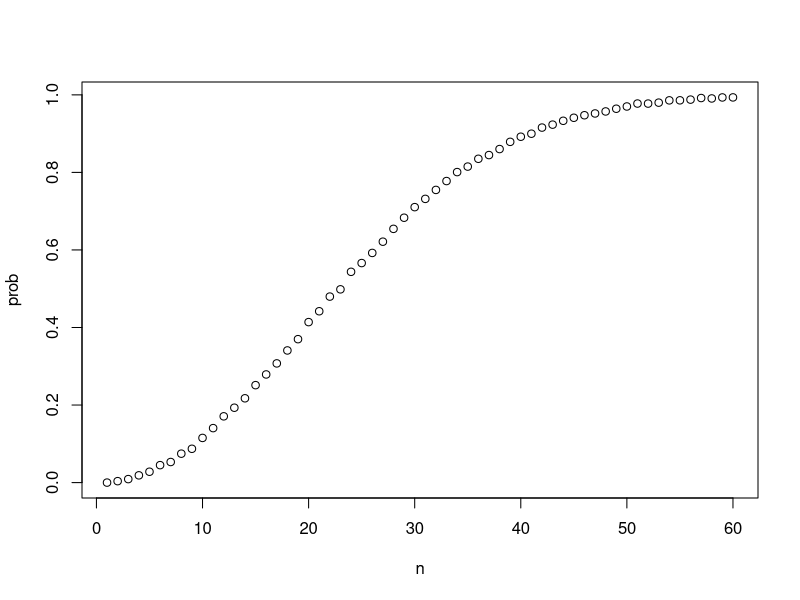
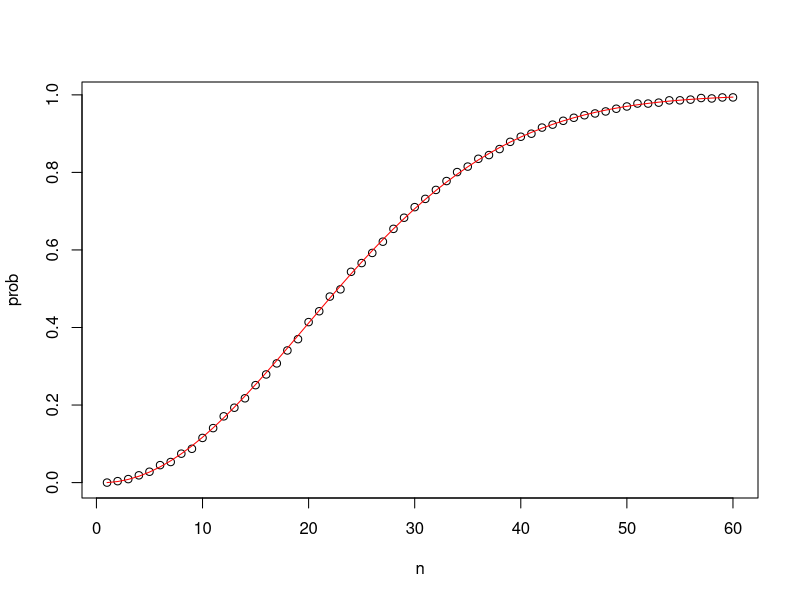
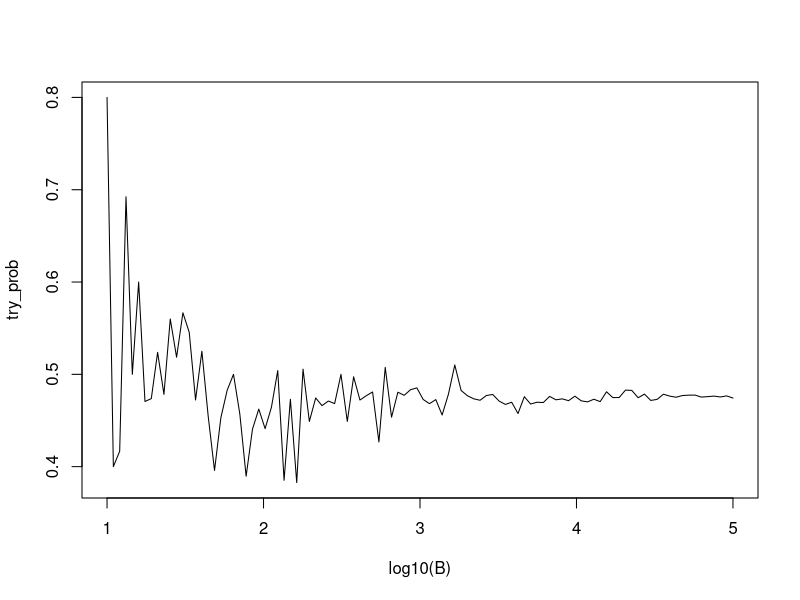

Here is the R script that generated these plots, in order:
library(gtools)
library(tidyverse)
library(dslabs)


# setting the random seed
set.seed(1, sample.kind = "Rounding")

#### Monte Carlo simulations ####
beads <- rep(c("red", "blue"), times=c(2,3))
sample(beads, 1)
B <- 1000
events <- replicate(B, sample(beads, 1))
tab <- table(events)
prop.table(tab)

# with replacement
ev2 <- sample(beads, 1000, replace = TRUE)
prop.table(table(ev2))


#### Combination and permutation ####
suits <- c("Diamonds", "Clubs", "Hearts", "Spades")
numbers <- c("Ace", "Deuce", "Three", "Four", "Five", "Six", "Seven", "Eight", "Nine", "Ten", "Jack", "Queen", "King")
decks <- expand.grid(number = numbers, suit = suits)
decks <- paste(decks$number, decks$suit)

kings <- paste("King", suits)
mean(decks %in% kings)

hands <- permutations(52, 2, v = decks)
first_card <- hands[,1]
second_card <- hands[,2]
sum(first_card %in% kings)
sum(first_card %in% kings & second_card %in% kings) / sum(first_card %in% kings)
mean(first_card %in% kings & second_card %in% kings) / mean(first_card %in% kings)


aces <- paste("Ace", suits)

facecard <- c("King", "Queen", "Jack", "Ten")
facecard <- expand.grid(number = facecard, suit = suits)
facecard <- paste(facecard$number, facecard$suit)

hands_c <- combinations(52, 2, v = decks)
mean(hands_c[,1] %in% aces & hands_c[,2] %in% facecard |
     hands_c[,1] %in% facecard & hands_c[,2] %in% aces)

hand <- sample(decks, 2)
(hand[1] %in% aces & hand[2] %in% facecard |
    hand [1] %in% facecard & hand[2] %in% aces)

blackjack <- function(){
  hand <- sample(decks, 2)
  (hand[1] %in% aces & hand[2] %in% facecard |
    hand [1] %in% facecard & hand[2] %in% aces)
}
blackjack()
B <- 10000
results <- replicate(B, blackjack())
mean(results)

#### Birthday problem ####
# checking for duplicate birthdays in a group of 50 ppl
n <- 50
bdays <- sample(1:365, n, replace = TRUE)
any(duplicated(bdays))

# Monte Carlo simulation with B=10000 replicates
B <- 10000
bday_results <- replicate(B, {       #return vector of B logical values
  bdays <- sample(1:365, n, replace = TRUE)
  any(duplicated(bdays))
})
mean(bday_results)

# making a lookup table
compute_prob <- function(n, B=10000){
  sameday <- replicate(B, {
    bdays <- sample(1:365, n, replace = TRUE)
    any(duplicated(bdays))
  })
  mean(sameday)
}
n <- seq(1,60)
prob <- sapply(n, compute_prob)
plot(n, prob)

# computing exact probability
exact_prob <- function(n){
  prob_unique <- seq(365, 365-n+1)/365  #return vector of fractions for the formulars
  1 - prod(prob_unique)  #return 1 - total product of all fractions
}

# applying function element-wise to vector of n values
eprob <- sapply(n, exact_prob)

# plotting result from Monte Carlo simulation and exact calculation on the same graph
plot(n, prob)  #plot Monte Carlo simulation result
lines(n, eprob, col = "red")


#### Determine the number of Monte Carlo simulations ####

B <- 10^seq(1, 5, len = 100)
try_b <- function(B, n = 22){
  sameday <- replicate(B, {
    bdays <- sample(1:365, n, replace = TRUE)
    any(duplicated(bdays)) })
  mean(sameday)
}
try_prob <- sapply(B, try_b)

plot(log10(B), try_prob, type = "l")  #plot a graph of estimates with different Bs
  

#### Monty Hall problem ####

B <- 100000

# create the Monte Carlo simulation
montyhall <- function(strategy){
  doors <- as.character(1:3)
  prize <- sample(doors, 1)
  pick <- sample(doors, 1)
  show <- sample(doors[!doors %in% c(prize, pick)], 1)
  choice <- ifelse(strategy == "stick", pick, doors[!doors %in% c(pick, show)])
  choice == prize
}

stick <- replicate(B, montyhall("stick"))
mean(stick)

switch <- replicate(B, montyhall("switch"))
mean(switch)


#### Assessment ####

# Olympic running
nrow(permutations(8, 3))
runners <- c("Jamaica", "Jamaica", "Jamaica", "USA", "Ecuador", "Netherlands", "France", "South Africa")
result <- replicate(10000,{
  medals <- sample(runners, 3)
  all(medals %in% "Jamaica")
})
mean(result)

# Restaurant management
nrow(combinations(2,1)) * nrow(combinations(6,2)) * nrow(combinations(6,1))
nrow(combinations(3,1)) * nrow(combinations(6,2)) * nrow(combinations(6,1))
nrow(combinations(3,1)) * nrow(combinations(6,3)) * nrow(combinations(6,1))

combo_entree <- function(choice){
  nrow(combinations(3,1)) * nrow(combinations(6,2)) * nrow(combinations(choice,1))
}
selection <- 1:12
combos <- sapply(selection, combo_entree)
selection[combos == 405]

combo_sides <- function(choice){
  nrow(combinations(3,1)) * nrow(combinations(choice,2)) * nrow(combinations(6,1))
}
selection <- 2:12
combos <- sapply(selection, combo_sides)
min(selection[combos > 365])

# Esophageal cancer and alcohol/tobacco use
data("esoph")

nrow(esoph)
all_cases <- sum(esoph$ncases)
all_controls <- sum(esoph$ncontrols)
esoph %>% group_by(alcgp) %>%
  summarise(cases = sum(ncases), controls = sum(ncontrols)) %>% 
  pull(cases) %>% sum()

esoph %>% group_by(tobgp) %>%
  summarise(cases = sum(ncases), controls = sum(ncontrols))

esoph %>% group_by(tobgp, alcgp) %>%
  summarise(cases = sum(ncases), controls = sum(ncontrols))
